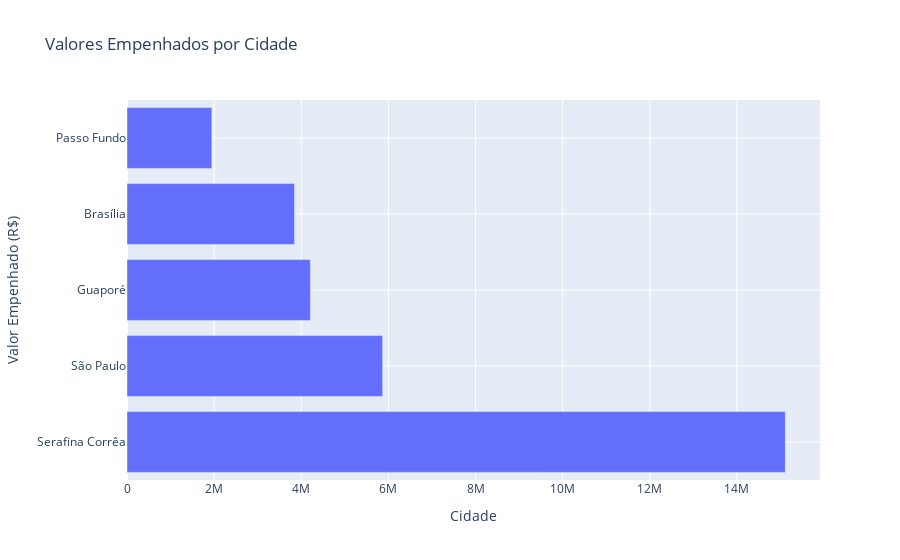

Here is the notebook cell this chart was saved with:
### Markdown cell above
#### Tá ai o bichão!

### Code cell
df = dados_agrupados[0:5]

fig = go.Figure(data=[go.Bar(x=df["valor_empenhado"], y=df["municipio"], orientation='h')])

fig.update_layout(title="Valores Empenhados por Cidade",
                  xaxis_title="Cidade",
                  yaxis_title="Valor Empenhado (R$)",
                  bargap=0.2,
                  barmode='group',
                  xaxis_showgrid=True,
                  yaxis_showgrid=True)

fig.show()


dados_agrupados[0:5]

### Figure 1 — Plotly figure (JSON) as saved in the notebook; plotly's stock layout.template omitted (floating-point values rounded to 4 significant figures)
{"data": [{"orientation": "h", "type": "bar", "x": [15110000.0, 5867000.0, 4209000.0, 3844000.0, 1948000.0], "y": ["Serafina Corrêa", "São Paulo", "Guaporé", "Brasília", "Passo Fundo"]}], "layout": {"autosize": true, "bargap": 0.2, "barmode": "group", "title": {"text": "Valores Empenhados por Cidade"}, "xaxis": {"autorange": true, "range": [0, 15910000.0], "showgrid": true, "title": {"text": "Cidade"}, "type": "linear"}, "yaxis": {"autorange": true, "range": [-0.5, 4.5], "showgrid": true, "title": {"text": "Valor Empenhado (R$)"}, "type": "category"}}}
